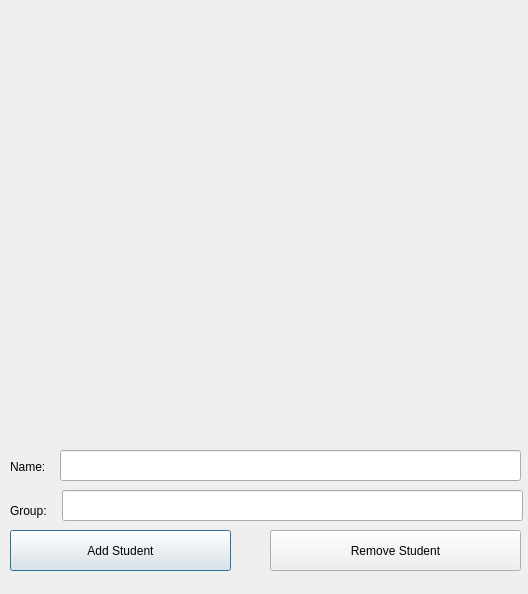
<?xml version="1.0" encoding="UTF-8"?>
<ui version="4.0">
 <class>Dialog</class>
 <widget class="QDialog" name="Dialog">
  <property name="geometry">
   <rect>
    <x>0</x>
    <y>0</y>
    <width>528</width>
    <height>594</height>
   </rect>
  </property>
  <property name="windowTitle">
   <string>Dialog</string>
  </property>
  <widget class="QWidget" name="verticalLayoutWidget">
   <property name="geometry">
    <rect>
     <x>-1</x>
     <y>-1</y>
     <width>531</width>
     <height>431</height>
    </rect>
   </property>
   <layout class="QVBoxLayout" name="verticalLayout"/>
  </widget>
  <widget class="QLineEdit" name="lineEdit1">
   <property name="geometry">
    <rect>
     <x>60</x>
     <y>450</y>
     <width>461</width>
     <height>31</height>
    </rect>
   </property>
  </widget>
  <widget class="QLineEdit" name="lineEdit2">
   <property name="geometry">
    <rect>
     <x>62</x>
     <y>490</y>
     <width>461</width>
     <height>31</height>
    </rect>
   </property>
  </widget>
  <widget class="QLabel" name="nameLabel">
   <property name="geometry">
    <rect>
     <x>10</x>
     <y>460</y>
     <width>47</width>
     <height>13</height>
    </rect>
   </property>
   <property name="text">
    <string>Name:</string>
   </property>
  </widget>
  <widget class="QLabel" name="groupLabel">
   <property name="geometry">
    <rect>
     <x>10</x>
     <y>500</y>
     <width>81</width>
     <height>21</height>
    </rect>
   </property>
   <property name="text">
    <string>Group:</string>
   </property>
  </widget>
  <widget class="QPushButton" name="addBut">
   <property name="geometry">
    <rect>
     <x>10</x>
     <y>530</y>
     <width>221</width>
     <height>41</height>
    </rect>
   </property>
   <property name="text">
    <string>Add Student</string>
   </property>
  </widget>
  <widget class="QPushButton" name="removeBut">
   <property name="geometry">
    <rect>
     <x>270</x>
     <y>530</y>
     <width>251</width>
     <height>41</height>
    </rect>
   </property>
   <property name="text">
    <string>Remove Student</string>
   </property>
  </widget>
 </widget>
 <resources/>
 <connections/>
</ui>
